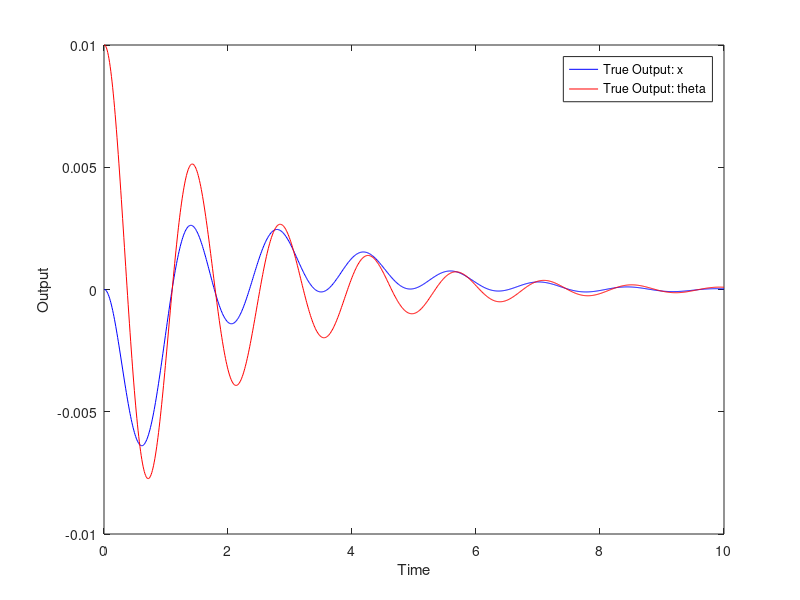

MATLAB code to generate this figure:
%% Parameter Definition
mc = 1;
mp = 1;
l = 1;
g = 10;

A = [0 0 1 0; 0 0 0 1; 0 -mp*g/mc 0 0; 0 -(mc+mp)*g/(l*mc) 0 0];
B = [0; 0; 1/mc; 1/(l*mc)];
C = [1 0 0 0; 0 1 0 0];
D = 0;


plot_ = false;
if plot_
    figure;
    t_max = 40;
    subplot(2,1,1)
    x0 = [0; 0.01; 0; 0];
    sys = ss(A, B, C, D);
    [y,t] = initial(sys, x0);
    plot(t(1:t_max),y((1:t_max),1));
    xlabel('time')
    ylabel('x(position)')
    subplot(2,1,2)
    plot(t(1:t_max),y((1:t_max),2))
end

Q = diag([1,1,1,1]);
R = 1;
K = lqr(A, B, Q, R);
% Define the initial conditions
x0 = [0; 0.01; 0; 0];   % Initial state
u = 0;                  % Initial Input

% Define the simulation parameters
dt = 0.01;              % Time step
t_end = 10;             % Simulation end time

% Simulate the system and observer dynamics
t = 0:dt:t_end;
x = zeros(4, length(t));
y = zeros(2, length(t));

x(:, 1) = x0;
y(:, 1) = C*x0; 


for i = 2:length(t)
    u = -K * x(:, i-1);
    x(:, i) = x(:, i-1) + dt * (A*x(:, i-1) + B*u);
    y(:, i) = C*x(:, i);
end

plot_ = true;
if plot_
    figure;
    % subplot(2, 1, 1);
    % plot(t, x(1, :), 'b', t, x(2,:), 'r');
    % ylabel('State');
    % legend('True State: x', 'True Output: theta');

    % subplot(2, 1, 2);
    plot(t, y(1,:), 'b', t, y(2,:), 'r');
    xlabel('Time');
    ylabel('Output');
    legend('True Output: x', 'True Output: theta');
end